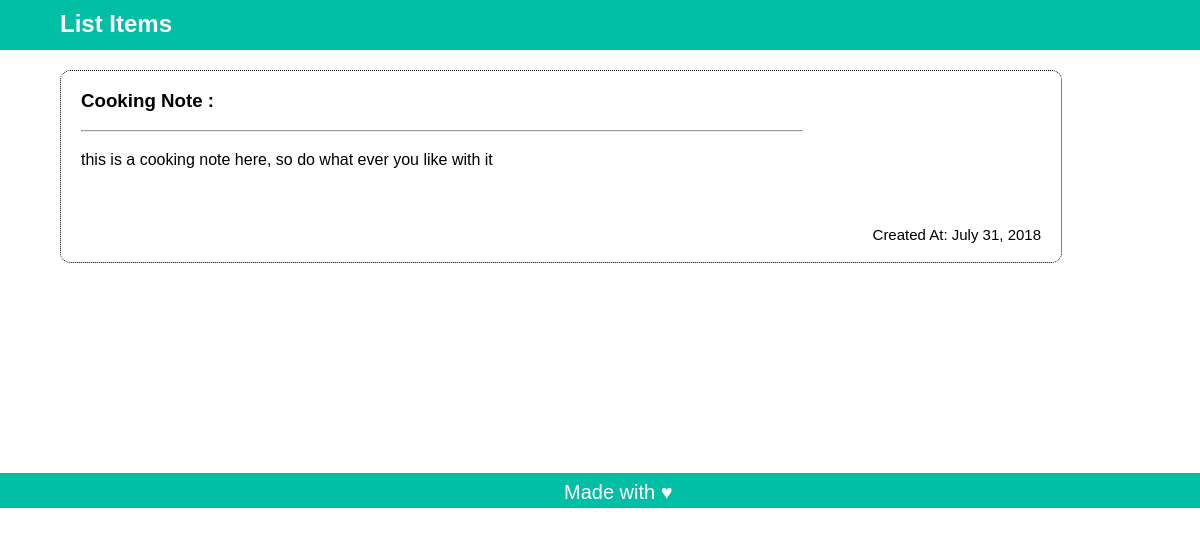
Screenshot of /posts/info/1 with the database file from the repository.
### posts/models.py (models this page shows, shortened)
class Post(models.Model):
    title=models.CharField(max_length=200)
    content=models.TextField()
    createted_at= models.DateField(default=datetime.now,blank=True)

### posts/views.py (the view)
# urls.py: path('info/<int:id>', views.item, name='item'),
def item(request,id):
    post= Post.objects.get(id=id)
    context={
        'post': post
    }
    return render(request,'posts/item.html',context)

### posts/templates/posts/item.html
{% extends "posts/base.html" %}
{% block main%}
    <h3>{{post.title}} :</h3>
    <hr class="line">
    <div id="note">
        <p>{{post.content}} </p>
            <div style="height: 20px; clear: both;"></div>
            <div id="date"><p>Created At: {{post.createted_at}}</p> </div>
    </div>
{%endblock%}

### posts/static/posts/main.css (style rules this page uses)
body { margin: 0%; padding: 0%; font-family: Arial, Helvetica, sans-serif; }
#note { line-height: 150%; }
#date p { float: right; font-size: 15px; }
.line { width: 75%; margin-left: 0px; }

### rows the page displays
Post: title "Cooking Note", content "this is a cooking note here, so do what ever you like with it", createted_at "July 31, 2018"
